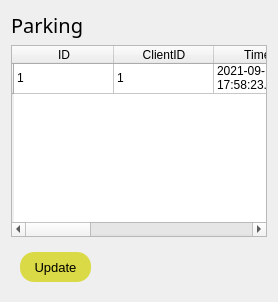
         <widget class="QWidget" name="tab_2">
          <attribute name="title">
           <string>Parking</string>
          </attribute>
          <layout class="QVBoxLayout" name="verticalLayout_2">
           <item>
            <widget class="QLabel" name="label_3">
             <property name="font">
              <font>
               <family>Segoe UI Light</family>
               <pointsize>15</pointsize>
               <weight>50</weight>
               <bold>false</bold>
              </font>
             </property>
             <property name="text">
              <string>Parking</string>
             </property>
            </widget>
           </item>
           <item>
            <widget class="QTableWidget" name="parking_table">
             <row>
              <property name="text">
               <string/>
              </property>
             </row>
             <column>
              <property name="text">
               <string>ID</string>
              </property>
             </column>
             <column>
              <property name="text">
               <string>ClientID</string>
              </property>
             </column>
             <column>
              <property name="text">
               <string>Time-in</string>
              </property>
             </column>
             <column>
              <property name="text">
               <string>Time-out</string>
              </property>
             </column>
             <column>
              <property name="text">
               <string>Balance</string>
              </property>
             </column>
             <column>
              <property name="text">
               <string>Overdue</string>
              </property>
             </column>
             <column>
              <property name="text">
               <string>Total</string>
              </property>
             </column>
             <item row="0" column="0">
              <property name="text">
               <string>1</string>
              </property>
             </item>
             <item row="0" column="1">
              <property name="text">
               <string>1</string>
              </property>
             </item>
             <item row="0" column="2">
              <property name="text">
               <string>2021-09-14 17:58:23.492616</string>
              </property>
             </item>
             <item row="0" column="3">
              <property name="text">
               <string>2021-09-14 20:58:23.492616</string>
              </property>
             </item>
             <item row="0" column="4">
              <property name="text">
               <string>60</string>
              </property>
             </item>
             <item row="0" column="5">
              <property name="text">
               <string>0</string>
              </property>
             </item>
            </widget>
           </item>
           <item>
            <widget class="QWidget" name="widget_7" native="true">
             <layout class="QHBoxLayout" name="horizontalLayout_2">
              <item>
               <widget class="QPushButton" name="widget_map_button_4">
                <property name="minimumSize">
                 <size>
                  <width>71</width>
                  <height>30</height>
                 </size>
                </property>
                <property name="maximumSize">
                 <size>
                  <width>71</width>
                  <height>30</height>
                 </size>
                </property>
                <property name="font">
                 <font>
                  <family>Segoe UI</family>
                  <pointsize>10</pointsize>
                 </font>
                </property>
                <property name="styleSheet">
                 <string notr="true">
background-color: rgb(218, 218, 71);

border-radius : 14;
</string>
                </property>
                <property name="text">
                 <string>Update</string>
                </property>
                <property name="flat">
                 <bool>false</bool>
                </property>
               </widget>
              </item>
              <item>
               <widget class="QWidget" name="widget_8" native="true"/>
              </item>
             </layout>
            </widget>
           </item>
          </layout>
         </widget>
